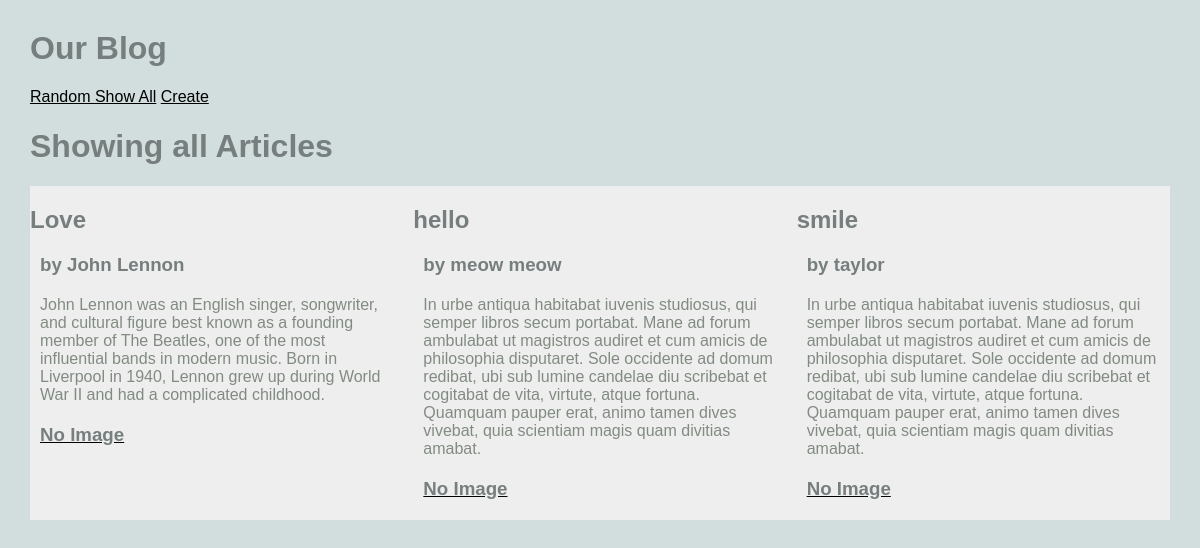
/blog/show_all, run on an earlier commit of the app's database.
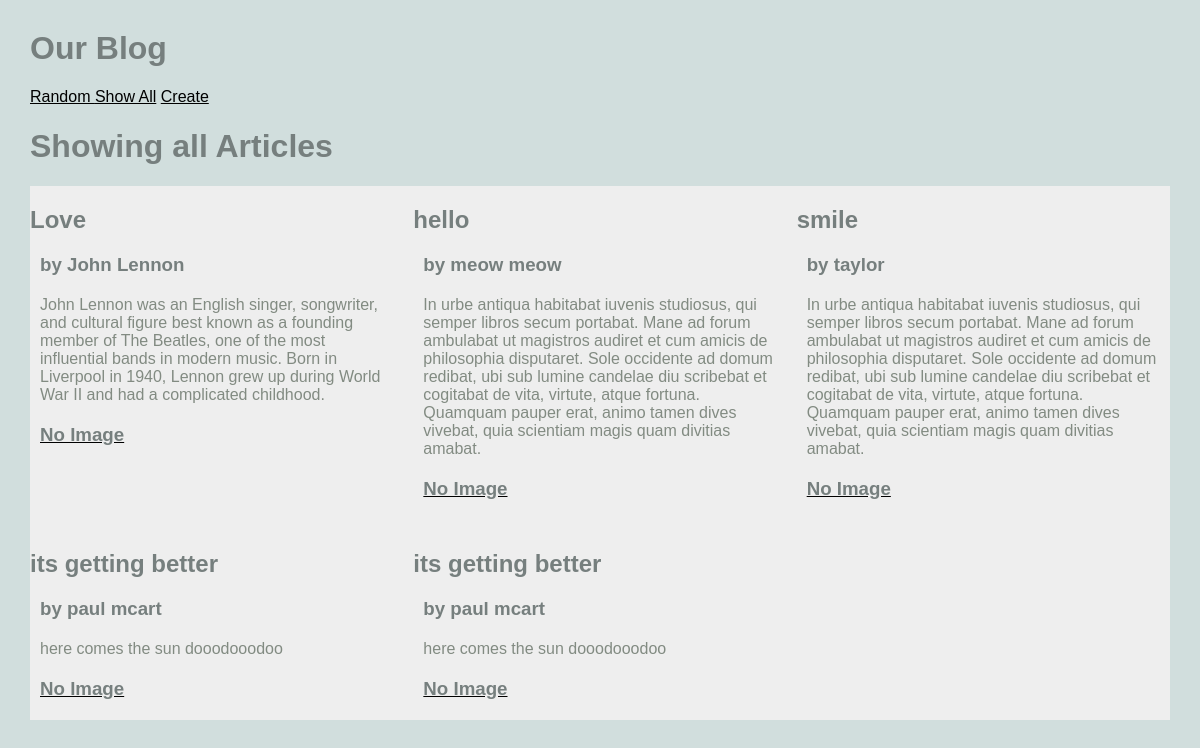
And on a later commit of the database.
### blog/models.py (models this page shows, shortened)
class Article(models.Model):
    title = models.TextField(blank=True)
    author = models.TextField(blank=True)
    text = models.TextField(blank=True)
    published = models.DateTimeField(auto_now=True)
    image_file = models.ImageField(blank=True)
    def __str__(self):
        return f'{self.title} by {self.author}'

### blog/views.py (the view)
# urls.py: path('show_all', ShowAllViews.as_view(), name="show_all"),
class ShowAllViews(ListView):
    model = Article
    template_name = 'blog/show_all.html'
    context_object_name = 'articles'

### blog/templates/blog/show_all.html
{% extends 'blog/base.html'%}
{% block content%}
<h1> Showing all Articles</h1>
<main class="grid-container">
    {% for article in articles %}
    <article>
        <div>
            <h2> {{article.title}}</h2>
            <h3>by {{article.author}}</h3>
            <p>
                {{article.text}}
            </p>
        </div>
        <a href="{%url 'article' article.pk %}">
        {% if article.image_file %}
         <img src="{{article.image_file.url}}" alt="">
        {% else %}
        <h3> No Image</h3>
        {% endif %}
        </a>
    </article>
    {%endfor%}
</main>
{%endblock%}

What changed in the data, as far as the page shows it:
added Article: title "its getting better", author "paul mcart", text "here comes the sun dooodooodoo", image_file "No Image"
added Article: title "its getting better", author "paul mcart", text "here comes the sun dooodooodoo", image_file "No Image"
